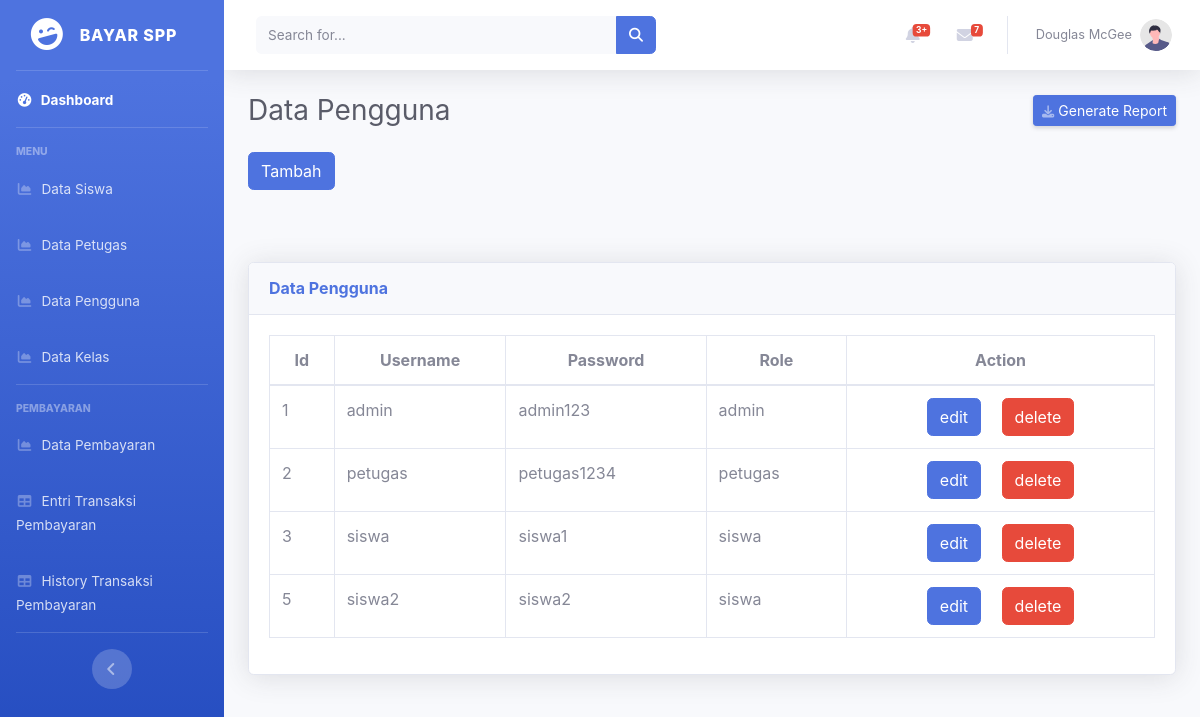
Screenshot of /public/datapengguna with the database file from the repository.
### tables this page shows
CREATE TABLE `pengguna` (
  `id_pengguna` int(11) NOT NULL,
  `username` varchar(25) NOT NULL,
  `password` varchar(128) NOT NULL,
  `role` enum('admin','petugas','siswa') NOT NULL
);

### app/core/Controller.php (called while the page is built, shortened)
<?php
class Controller
{
    public function view($view, $data = [])
    {
        require_once "../app/views/" . $view . ".php";
    }
    public function model($model)
    {
        return new $model;
    }
}

### app/controllers/Datapengguna.php (called while the page is built, shortened)
<?php
class Datapengguna extends Controller
{
    public function index()
    {
        $data['judul'] = "Data Pengguna";
        $data["datapengguna"] = $this->model("Datapengguna_model")->getAllDataPengguna();
        $this->view("home/admin/datapengguna/index", $data);
    }
}
?>

### app/core/App.php (called while the page is built, shortened)
<?php
class App
{
    protected $method = "index";
    protected $params = [];
    public function __construct()
    {
	        $this->controller = new $this->controller;
            call_user_func_array([$this->controller, $this->method], $this->params);
    }
}

### public/index.php (called while the page is built, shortened)
<?php
$app = new App;

### app/core/Database.php (called while the page is built, shortened)
<?php
class Database
{
    private $host = DB_HOST;
    private $username = DB_USER;
    private $password = DB_PASS;
    private $db = DB_NAME;
    private $dbh;
    private $stmt;
    public function __construct()
    {
        $dsn = "mysql:host={$this->host};dbname={$this->db}";
        $option = [
            PDO::ATTR_PERSISTENT => true,
            PDO::ATTR_ERRMODE => PDO::ERRMODE_EXCEPTION
        ];
        try {
            $this->dbh = new PDO($dsn, $this->username, $this->password, $option);
        } catch (PDOException $e) {
            die( $e->getMessage() );
        }
    }
    public function query($query)
    {
        $this->stmt = $this->dbh->prepare($query);
    }
    public function execute()
    {
        $this->stmt->execute();
    }
    public function resultSet()
    {
        $this->execute();
        return $this->stmt->fetchAll(PDO::FETCH_ASSOC);
    }
}

### app/models/DataPengguna_model.php (called while the page is built, shortened)
<?php
class datapengguna_model{
    private $table = 'pengguna';
    private $db;
    public function __construct(){
        $this->db = new Database;
    }
    public function getAllDataPengguna()
    {
        $this->db->query("SELECT * FROM {$this->table}");
        return $this->db->resultSet();
    }
}
?>

### app/views/home/admin/datapengguna/index.php (the view, shortened to what this page needs)
<div class="container-fluid">
    <div class="d-sm-flex align-items-center justify-content-between mb-4">
        <h1 class="h3 mb-0 text-gray-800">Data Pengguna</h1>
        <a href="#" class="d-none d-sm-inline-block btn btn-sm btn-primary shadow-sm"> Generate Report</a>
    </div>
    <div class ="d-sm-flex align-items-center justify-content-between mb-4">
        <button type="button" class="btn btn-primary" data-toggle="modal" data-target="#formModal">Tambah</button>
    </div>
    <br>
    <br>
    <div class="card shadow mb-4">
        <div class="card-header py-3">
            <h6 class="m-0 font-weight-bold text-primary">Data Pengguna</h6>
        </div>
            <div class="card-body">
                <div class="table-responsive">
                    <table class="table table-bordered" id="dataTable" width="100%" cellspacing="0">
                        <thead class="text-center">
                            <tr>
                            <th scope="col">Id</th>
                            <th scope="col">Username</th>
                            <th scope="col">Password</th>
                            <th scope="col">Role</th>
                            <th scope="col">Action</th>
                            </tr>
                        </thead>
            <tbody class="table-group-divider">
                <?php foreach ($data["datapengguna"] as $datapengguna) : ?>
                    <tr>
                        <td><?= $datapengguna["id_pengguna"]; ?></td>
                        <td><?= $datapengguna["username"]; ?></td>
                        <td><?= $datapengguna["password"]; ?></td>
                        <td><?= $datapengguna["role"]; ?></td>
                        <td class="text-center">
                        <a href="<?= BASE_URL; ?>datapengguna/ubah/<?= $datapengguna['id_pengguna']; ?>" class="btn btn-primary mx-2" data-toggle="modal" data-target="#formModalUbah">edit</a>
                        <a href="<?= BASE_URL; ?>datapengguna/hapus/<?= $datapengguna['id_pengguna']; ?>" class="btn btn-danger mx-2" onclick="return confirm('yakin?');">delete</a>
                    </tr>
                <?php endforeach; ?>
            </tbody>
        </table>
    </div>

### rows the page displays
pengguna: id_pengguna "1", username "admin", password "admin123", role "admin"
pengguna: id_pengguna "2", username "petugas", password "petugas1234", role "petugas"
pengguna: id_pengguna "3", username "siswa", password "siswa1", role "siswa"
pengguna: id_pengguna "5", username "siswa2", password "siswa2", role "siswa"
